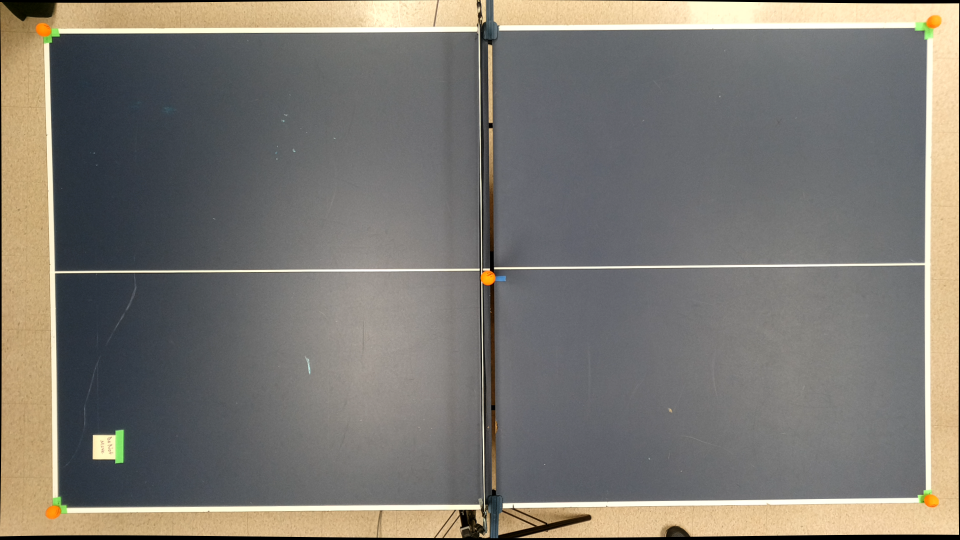
#> input picture python/savedTestImage.png, 1920 x 1080 px (shown at 1/2 size)
$ python -i distEst.py   (imports and definitions only)
#> lines starting #> are read from the running program, lines starting #| are printed output that depends on the picture
### python/envHandler.py
import os
from dotenv import load_dotenv, set_key
from pathlib import Path

dotenv_path = Path('../external/.env')
load_dotenv(dotenv_path=dotenv_path)

# BALL_HSV_MIN = list(map(int, os.getenv('BALL_HSV_MIN').split(", ")))
# BALL_HSV_MAX = list(map(int, os.getenv('BALL_HSV_MAX').split(", ")))

def get(target):
    return os.getenv(target)

def toList(target):
    return list(map(int, os.getenv(target).split(", ")))

# [4 lines left out: function setVal, not called in this run]

### python/distEst.py
#!/usr/bin/env python3

from turtle import position
import cv2
import depthai as dai
import contextlib
import time
import numpy as np
import math
from envHandler import toList

# size = 6.125 # paddle (inches)
size = 1.57 # ball (inches)

# define range of white color in HSV
# change it according to your need !
# paddle
# lower_white = np.array([160, 144, 0], dtype=np.uint8)
# upper_white = np.array([179, 255, 255], dtype=np.uint8)
# ball
# [1 line that did not run here, left out]
# [1 line that did not run here, left out]

def proc(frame):
    start = time.time()
    # hsv = cv2.cvtColor(frame, cv2.COLOR_BGR2HSV)
    # Bitwise-AND mask and original image
    # res = cv2.bitwise_and(frame,frame, mask= mask)
    result = roi(frame)
    tracked = frame.copy()
    posDump = []
    cleaned = []
    prev = []
    if result:
        #if any contours are found we take the biggest contour and get bounding box
        # (x_min, y_min, box_width, box_height) = cv2.boundingRect(contours[0])
        (mask, x_min, y_min, box_width, box_height, contours) = result
        res = cv2.bitwise_and(frame,frame, mask= mask)
        #drawing a rectangle around the object with 15 as margin
        if (5 < box_width < 200 and 5 < box_height < 200):
            # Rough visual angle based on pixels/degree and dimension of the bounds
            vizAngZ = round(2*max(box_height, box_width)/(1920/68.7938), 2)
            # Distance estimate from the known dimensions and the objects visual angle
            disToCam = 4*(math.sin(math.radians(90-(vizAngZ/2)))*(size/2))/math.sin(math.radians(vizAngZ))
            # cv2.circle(tracked, (list[-1][0], list[-1][1]), int(max(box_height, box_width)/2), (100, 150, 255), -1)
            cv2.rectangle(tracked, (x_min - 0, y_min - 0),(x_min + box_width + 0, y_min + box_height + 0),(100,100,0), 1)
            cv2.putText(tracked, '6 1/8 in (0.155575 m)', (x_min - 0, y_min - 10), cv2.FONT_HERSHEY_SIMPLEX, 1, (50,255,12), 2)
            cv2.putText(tracked, str(vizAngZ) + " deg", (x_min - 0, y_min - 40), cv2.FONT_HERSHEY_SIMPLEX, 1, (50,255,12), 2)
            cv2.putText(tracked, str(round(disToCam, 3)) + " inch", (20, 50), cv2.FONT_HERSHEY_SIMPLEX, 2, (255,100,12), 2)
            posDump = [vizAngZ, disToCam, box_height*2, box_width*2, x_min, y_min]
        for i in contours:
            x, y, width, height = cv2.boundingRect(i)
            # [4 lines of commented-out code are left out]
            if 10000 > width*height > 100:# and 0.8*height < width < 1.2*height:
                cv2.rectangle(tracked, (x - 0, y - 0),(x + width + 0, y + height + 0),(0,255,0), 2)
                cv2.putText(tracked, str(width) + " " + str(height), (x - 0, y - 20), cv2.FONT_HERSHEY_SIMPLEX, 1, (50,255,12), 2)
        prev = contours
    return tracked, res, posDump

def roi(frameIn):
    frameIn = cv2.cvtColor(frameIn, cv2.COLOR_BGR2HSV)
    # Threshold the HSV image to get only white colors
    mask = cv2.inRange(frameIn, lower_white, upper_white)
    mask = cv2.erode(mask, None, iterations=2)
    mask = cv2.dilate(mask, None, iterations=2)
    contours,_ = cv2.findContours(mask, cv2.RETR_TREE, cv2.CHAIN_APPROX_NONE)
    #sorting the contour based of area
    contours = sorted(contours, key=cv2.contourArea, reverse=True)
    if contours:
        # # rank = []
        # for i in contours:
        #     rect = cv2.minAreaRect(i)
        #     box = cv2.boxPoints(rect)
        #     box = np.int0(box)
        #     cv2.drawContours(frameIn,[box],0,(0,255, 255),2)
        # cv2.imshow("gngmgm", frameIn)
        # #     (x_min, y_min, box_width, box_height) = cv2.boundingRect(i)
        # #     crop = mask[(x_min-20):(x_min+(box_width+20)), (y_min-20):(y_min+(box_height+20))]
        # #     if np.sum(crop) > 0:
        # #         cv2.imshow("rank", crop)
        # #         density = np.sum(crop > 0)/np.sum(crop == 0)
        # #         rank.append(density)
        # #         print(np.argmax(rank))
        # #         (x_min, y_min, box_width, box_height) = cv2.boundingRect(contours[np.argmax(rank)])
        # #         return mask, x_min, y_min, box_width, box_height
        # #     else:
        # #         return mask, 0, 0, 0, 0
        # (x_min, y_min, box_width, box_height) = cv2.boundingRect(contours[0])
        # return mask, x_min, y_min, box_width, box_height
        (x_min, y_min, box_width, box_height) = cv2.boundingRect(contours[0])
        return mask, x_min, y_min, box_width, box_height, contours
    else:
        return mask, 0, 0, 0, 0, []

# This can be customized to pass multiple parameters
def getPipeline(device_type):
    # Start defining a pipeline
    pipeline = dai.Pipeline()

    # Define a source - color camera
    cam_rgb = pipeline.createColorCamera()
    cam_rgb.setPreviewSize(1920, 1080)
    cam_rgb.setBoardSocket(dai.CameraBoardSocket.RGB)
    cam_rgb.setPreviewKeepAspectRatio(True)
    cam_rgb.setResolution(dai.ColorCameraProperties.SensorResolution.THE_1080_P)
    cam_rgb.setInterleaved(False)
    cam_rgb.setFps(60)

    # Create output
    xout_rgb = pipeline.createXLinkOut()
    xout_rgb.setStreamName("rgb")
    cam_rgb.preview.link(xout_rgb.input)

    cam_in = pipeline.createXLinkIn()
    cam_in.setStreamName("cam_in")
    cam_in.out.link(cam_rgb.inputControl)

    return pipeline

q_rgb_list = []

# https://docs.python.org/3/library/contextlib.html#contextlib.ExitStack
# [101 lines not run here, left out]

>>> import cv2
>>> picture = cv2.imread('savedTestImage.png', cv2.IMREAD_GRAYSCALE)
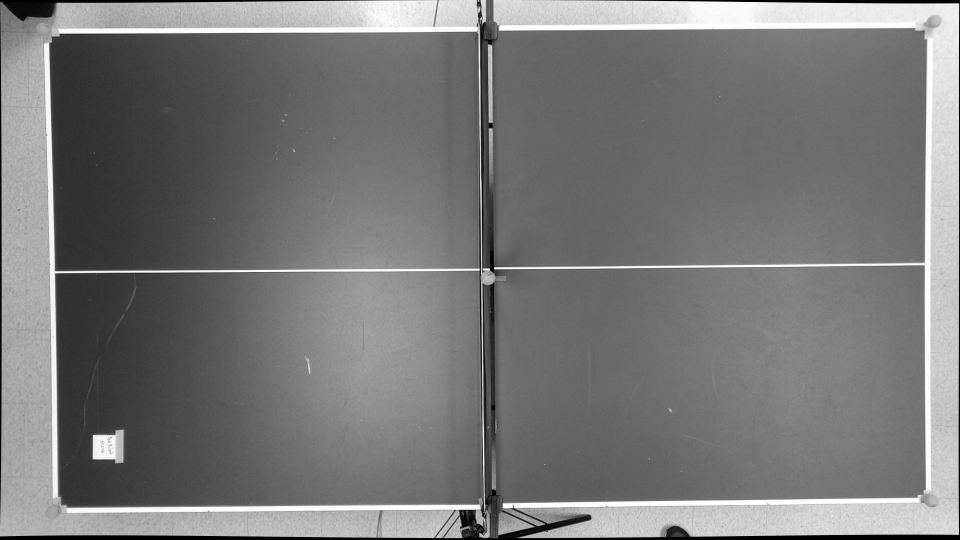
#> picture: shape (1080, 1920) (shown at 1/2 size); min 0, max 255, mean 120.3
#> (the run stopped early here; a loop or call above may not have finished)
